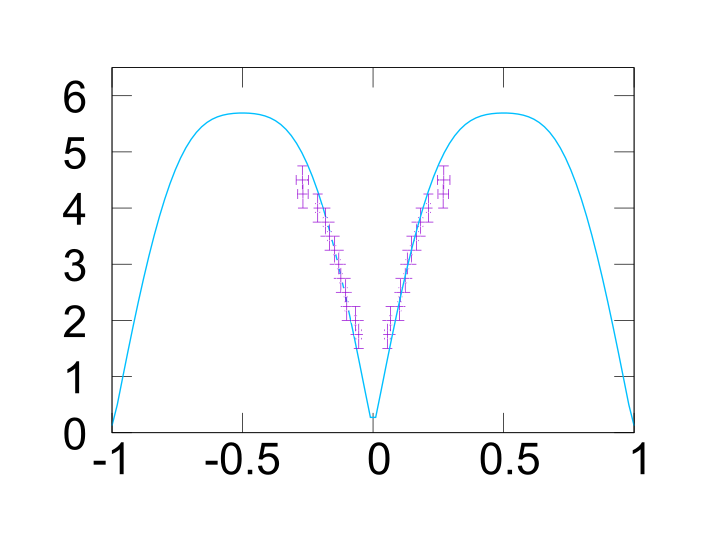

This figure's gnuplot source:
#datafile = 'E_q_w_q1q2.txt'
datafile = '/Users/yamaokaryota/Documents/Projects/UTokyo/Nakajima-Lab/US-exp/workspace/HRC/dispersion-plot/K-K0/E_q_w.txt'


#set title "Ei = 15meV" font "Arial,30"

#for pdf
set term pdfcairo size 18cm,14cm font "Arial,48"
set output '/Users/yamaokaryota/Documents/Projects/UTokyo/Nakajima-Lab/US-exp/workspace/HRC/dispersion-plot/K-K0/q_E.pdf'
set size ratio 0.7  # ratio r = height/width
#set size 0.9,0.9
#set origin 0.05,0.05

#set xlabel '(1/3+K,1/3-K,0) (r. l. u.)' font "Arial,24" # for pdf
#set ylabel 'E (meV) ' font "Arial,24" # for pdf



set xrange[0:1]
set yrange[0:6.5]

set xtics font "Arial,48"
set ytics font "Arial,48"
set xtics offset 0,0.5          # bring x labels closer while avoiding overlap
set bars 0.5                    # shrink error-bar caps (default is 1.0 character height)

load '../list.txt'

g_in(x) = cos(2*pi*(0.3333+x)) + cos(2*pi*(0.3333-x)) + cos(2*pi*0.6667)
#g_in(x) = cos(2*pi*(x)) + cos(2*pi*(-x)) + cos(2*pi*0)
g_out(x) = cos(2*pi*x)
G(x) = ((SJ1 * (3+2*g_in(x)) + 2 * SJc * (-1+g_out(0))) * (SJ1 * (3-g_in(x)) + 2 * SJc * (-1+g_out(0)))) ** 0.5

#fit [0:0.3333] G(x) datafile u 2:1:3 yerror via SJ1

set xrange[-1:1]
plot datafile u 2:1:3:(0.25) w xyerrorbars ls 1 not, G(x) lc rgb "#00BFFF" lw 2 t '',\
datafile u (-$2):1:3:(0.25) w xyerrorbars ls 1 not

unset output
